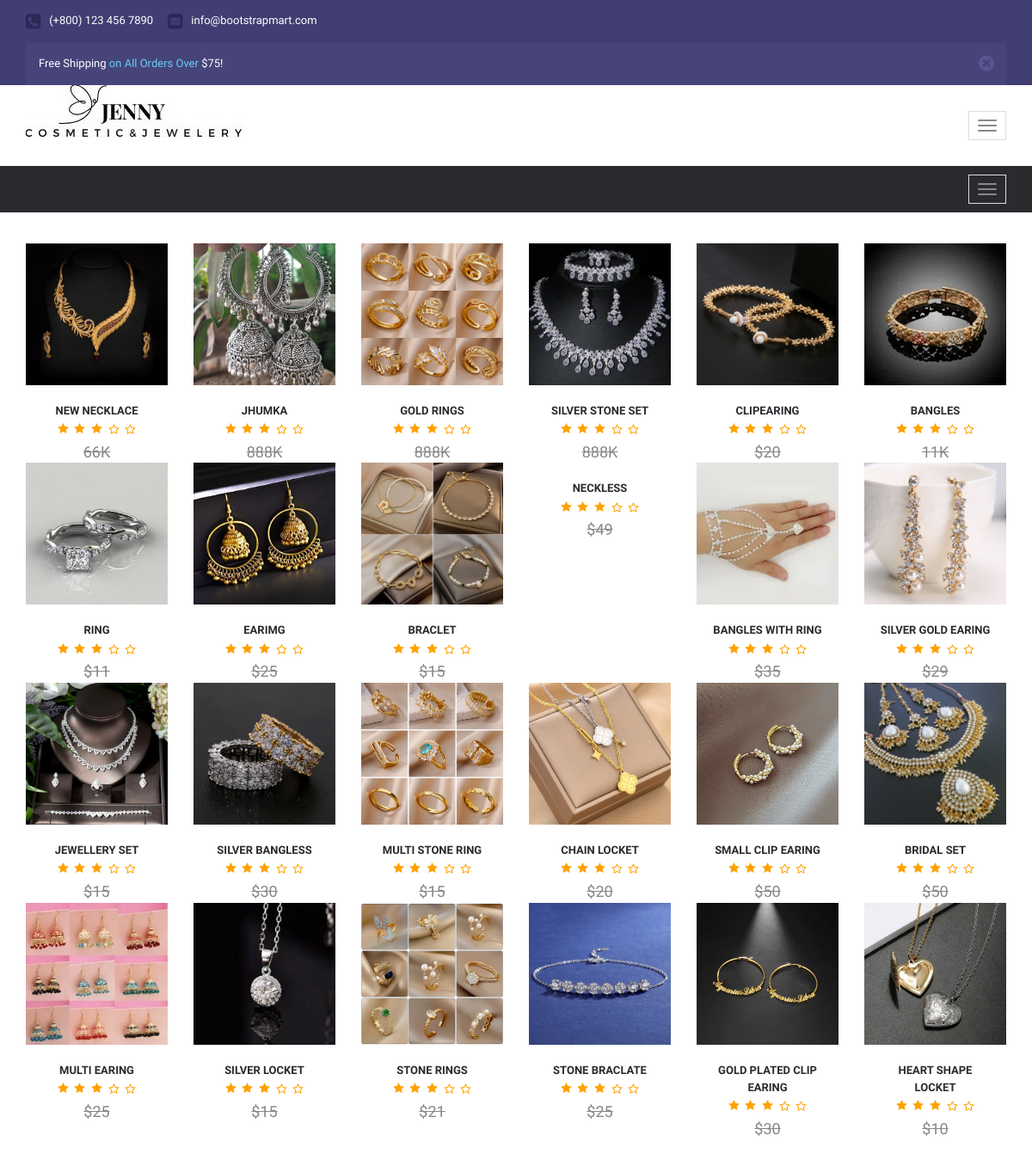
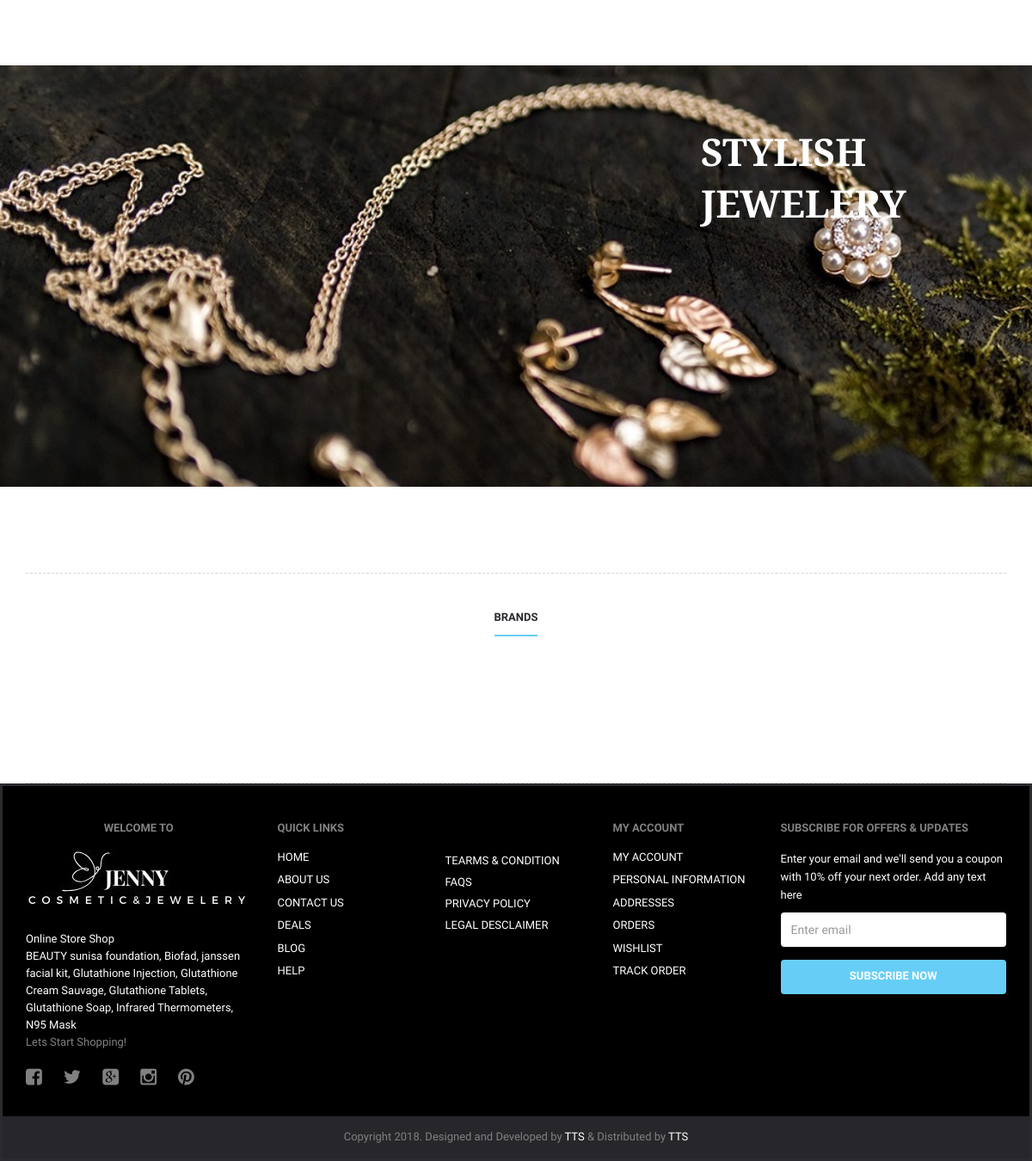
/jewellery.php (signed in), run on the app's committed database (2 pictures, top to bottom).
### tables this page shows
CREATE TABLE `addproduct` (
  `pid` int(11) NOT NULL,
  `ptitle` varchar(255) NOT NULL,
  `pdescription` text NOT NULL,
  `pcategory` int(255) NOT NULL,
  `pprice` varchar(255) NOT NULL,
  `pimage` varchar(255) NOT NULL,
  `status` tinyint(4) NOT NULL DEFAULT 1
);

### jewellery.php (the view, shortened to what this page needs)
<?php
 include('includes/navbar.php');
 include('includes/config.php');
 ?>
 <html>
              <div class="newest" id="newest">
                  <div class="container">
                      <div class="newest-content">
                          <div class="newest-tab">
                              <div id="myTabContent" class="tab-content">
                                  <div role="tabpanel" class="tab-pane fade in active" id="1" aria-labelledby="cat-1">
                                      <div class="row clearfix">
                                      <?php
					$cosmeticsfetch = "SELECT * from `addproduct` where pcategory = '2'";
					$runquery = mysqli_query($connection, $cosmeticsfetch);
					if(mysqli_num_rows($runquery) > 0){
						while($row = mysqli_fetch_assoc($runquery)){
					?>
                                        <div class="col-md-4 col-lg-2 col-sm-12">
                                              <div class="product-fade">
													<div class="product-fade-wrap">
                                                        <div id="product-image" class="">
                                                            <div class="item"><img src="<?php echo 'images/' . $row['pimage'];?>" alt="" class="img-responsive"></div>
                                                        </div>
													</div>
                                              </div>
                                              <div class="product-name">
                                                  <a href=""><?php echo $row['ptitle'];?></a>
                                              </div>
                                              <div class="star-1"></div>
                                              <div class="product-price">
                                                  <span><?php echo $row['pprice'];?></span>
                                              </div>
                                          </div>
                                          <?php
                        }
                    }
                    ?>
                                      </div>
                                  </div>
                              </div>
                          </div>
                      </div>
                  </div>
              </div>
              <div class="content-offers" style="background:url(images/slider5.jpg); background-size: cover;">
                  <div class="container">
                      <div class="ct-offers">
                          <div class="ct-offers-title" style="color: white; margin-left: 80px;">Stylish Jewelery</div>
                      </div>
                  </div>
              </div>
              <div class="brands">
                  <div class="container">
                      <div class="brands-inner">
                          <div class="brand-title">
                              <span>Brands</span>
                          </div>
                          <div id="slider-home">
                              <div id="brand-carousel" class="owl-carousel owl-theme">
                                  <div class="item">
                                      <img src="images/brand-2.png" alt="slide-1" class="img-responsive">
                                  </div>
                                  <div class="item">
                                      <img src="images/brand-3.png" alt="slide-1" class="img-responsive">
                                  </div>
                                  <div class="item">
                                      <img src="images/brand-4.png" alt="slide-1" class="img-responsive">
                                  </div>
                                  <div class="item">
                                      <img src="images/brand-1.png" alt="slide-1" class="img-responsive">
                                  </div>
                                  <div class="item">
                                      <img src="images/brand-5.png" alt="slide-1" class="img-responsive">
                                  </div>
                              </div>
                          </div>
                      </div>
                  </div>
              </div>
                 </div>
<?php
include('includes/footer.php')
?>

### data on the page
addproduct: pimage (picture), ptitle "NEW NECKLACE", pprice "66K"
addproduct: pimage (picture), ptitle "JHUMKA", pprice "888K"
addproduct: pimage (picture), ptitle "GOLD RINGS", pprice "888K"
addproduct: pimage (picture), ptitle "SILVER STONE SET", pprice "888K"
addproduct: pimage (picture), ptitle "CLIPEARING", pprice "$20"
addproduct: pimage (picture), ptitle "BANGLES", pprice "11K"
addproduct: pimage (picture), ptitle "RING", pprice "$11"
addproduct: pimage (picture), ptitle "EARIMG", pprice "$25"
addproduct: pimage (picture), ptitle "BRACLET", pprice "$15"
addproduct: ptitle "NECKLESS", pprice "$49"
addproduct: pimage (picture), ptitle "BANGLES WITH RING", pprice "$35"
addproduct: pimage (picture), ptitle "SILVER GOLD EARING", pprice "$29"
addproduct: pimage (picture), ptitle "JEWELLERY SET", pprice "$15"
addproduct: pimage (picture), ptitle "SILVER BANGLESS", pprice "$30"
addproduct: pimage (picture), ptitle "MULTI STONE RING", pprice "$15"
addproduct: pimage (picture), ptitle "CHAIN LOCKET", pprice "$20"
addproduct: pimage (picture), ptitle "SMALL CLIP EARING", pprice "$50"
addproduct: pimage (picture), ptitle "BRIDAL SET", pprice "$50"
addproduct: pimage (picture), ptitle "MULTI EARING", pprice "$25"
addproduct: pimage (picture), ptitle "SILVER LOCKET", pprice "$15"
addproduct: pimage (picture), ptitle "STONE RINGS", pprice "$21"
addproduct: pimage (picture), ptitle "STONE BRACLATE", pprice "$25"
addproduct: pimage (picture), ptitle "GOLD PLATED CLIP EARING", pprice "$30"
addproduct: pimage (picture), ptitle "HEART SHAPE LOCKET", pprice "$10"
